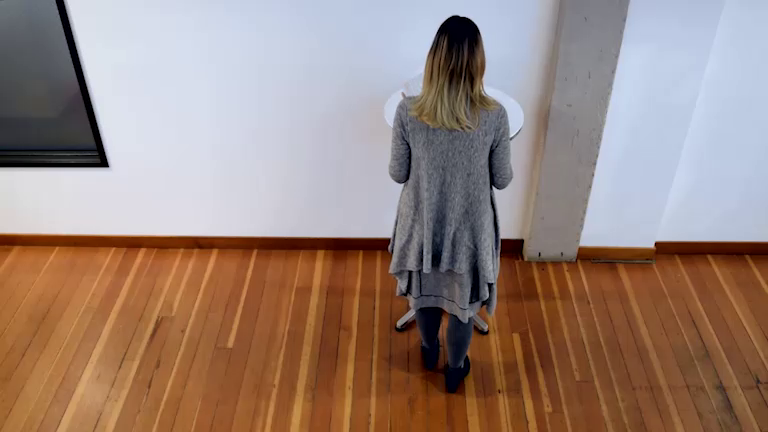
#> input picture frame 139 of artifacts/input/one-by-one-person-detection.mp4, 768 x 432 px, given in place of sep-8-2011-propsal.mp4, which was not available
$ python movement-detection.py
#> lines starting #> are read from the running program, lines starting #| are printed output that depends on the picture; after the words box and inside, x2 and y2 are one past the last pixel; in counts of white or black regions, pixels touching at a corner belong together; pictures that were not available may be replaced by others from this repository, and a replacement may not be noted
import cv2
import numpy as np

# Detect Movement in video
def detectMovement(video):
    cap = cv2.VideoCapture(video)
    ret, frame1 = cap.read()
#> frame1 is the input picture: shape (432, 768, 3); mean B, G, R 123.4, 132.6, 153.9
    ret, frame2 = cap.read()


    while(cap.isOpened()):
        diff = cv2.absdiff(frame1,frame2)
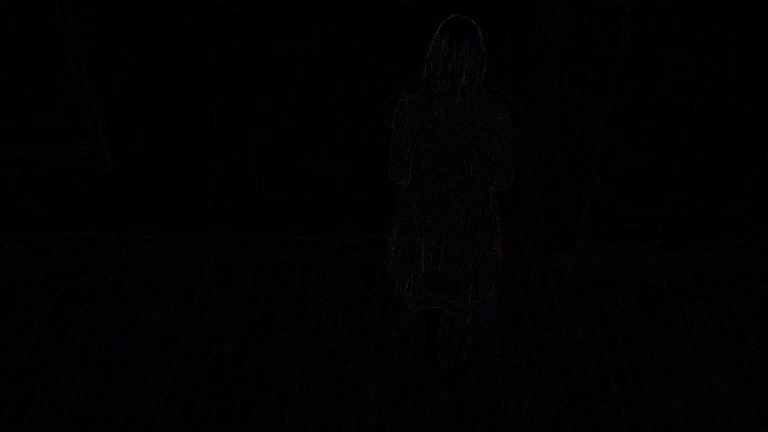
#> diff: shape (432, 768, 3); mean B, G, R 2, 1.5, 1.7
        gray = cv2.cvtColor(diff, cv2.COLOR_BGR2GRAY)
        blur = cv2.GaussianBlur(gray, (5,5), 0)
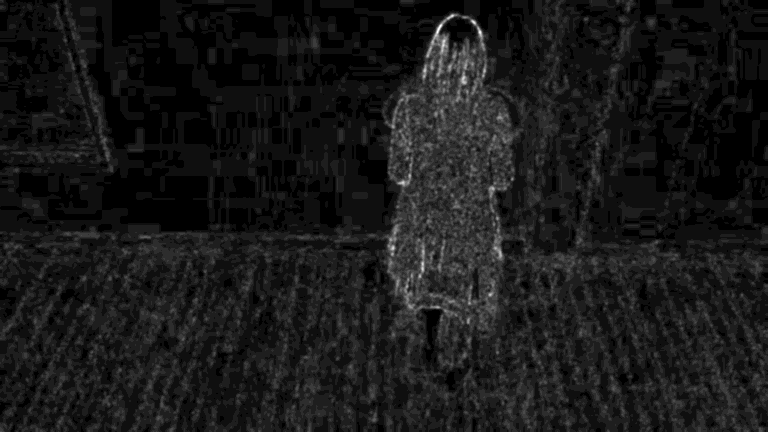
#> blur: shape (432, 768); min 0, max 17, mean 1.63; drawn with min black and max white
        _,thresh = cv2.threshold(blur, 20, 255, cv2.THRESH_BINARY)
#> thresh: shape (432, 768); every value is 0
        dilated = cv2.dilate(thresh, None, iterations=3)
        contours, _ = cv2.findContours(dilated, cv2.RETR_TREE, cv2.CHAIN_APPROX_SIMPLE)
#> contours = []

        for contour in contours:
            (x, y, w, h) = cv2.boundingRect(contour)

            if cv2.contourArea(contour) < 700:
                continue
            if w > h:
                continue
            cv2.rectangle(frame1, (x, y), (x+w, y+h), (0, 255, 0), 2)
            cv2.putText(frame1, "Status: {}".format('Movement'), (10, 20), cv2.FONT_HERSHEY_DUPLEX, 1, (0, 0, 255), 3)
#> this loop made 0 passes
        #cv2.drawContours(frame1, contours, -1, (0, 255, 0), 2)

        cv2.imshow('feed', frame1)
        frame1 = frame2
        ret, frame2 = cap.read()

        if cv2.waitKey(40) & 0xFF == ord('q'):
#> (key q is pressed here)
            break

    cv2.destroyAllWindows()
    cap.release()

video = 'C:/Users/eldrick.wega/Documents/video_ai_project/technical_files/videos/sep-8-2011-propsal.mp4'
detectMovement(video)

$ run again, starting later in the video
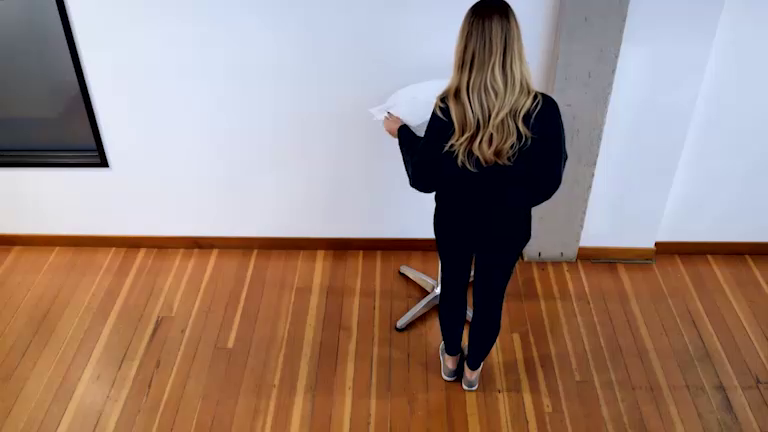
#> input picture frame 627 of artifacts/input/one-by-one-person-detection.mp4, 768 x 432 px, given in place of sep-8-2011-propsal.mp4, which was not available
#> in detectMovement, frame1 is the input picture: shape (432, 768, 3); mean B, G, R 125, 133.7, 155.6
#> thresh: shape (432, 768); 0.13% white; 18 white regions (16 under 20 px), largest, box (x1, y1, x2, y2) and area: (397, 138, 424, 194) 321, (533, 108, 538, 117) 22
#> in detectMovement, `dilated = cv2.dilate(thresh, None, iterations=3)`:
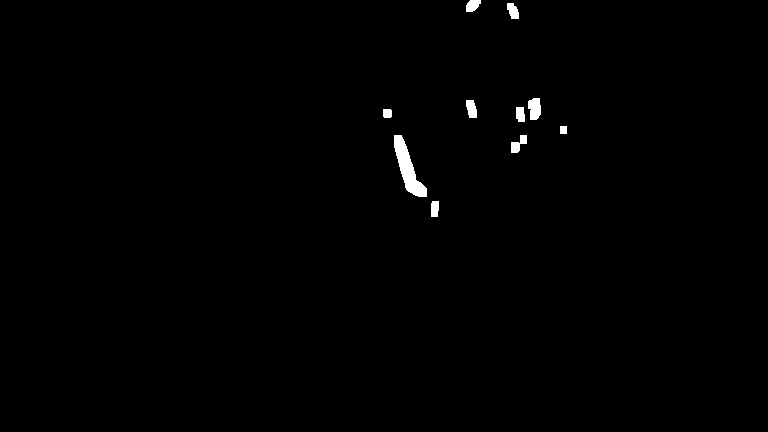
#> dilated: shape (432, 768); 0.62% white; 10 white regions
#> contours = 10 contours; largest, box (x1, y1, x2, y2) and area: (394, 135, 427, 197) 782, (528, 98, 541, 120) 204, (466, 100, 477, 118) 133, (511, 135, 527, 153) 126, (507, 3, 519, 19) 118
#> the loop in detectMovement, `for contour in contours:` made 10 passes
#> (x, y, w, h) on passes 1, 2, 3, 5, 6, 7, 8, 9: (431, 201, 8, 16), (511, 135, 16, 18), (394, 135, 33, 62), (383, 109, 9, 9), (516, 107, 9, 15), (466, 100, 11, 18), (528, 98, 13, 22), (507, 3, 12, 16)
#> after the loop in detectMovement, `for contour in contours:`:
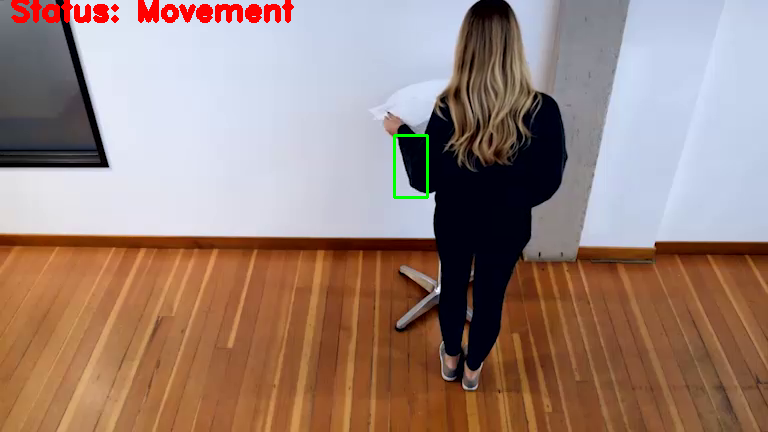
#> frame1: shape (432, 768, 3); 1.22% of pixels changed, all inside (x1, y1, x2, y2) = (11, 0, 429, 199)
